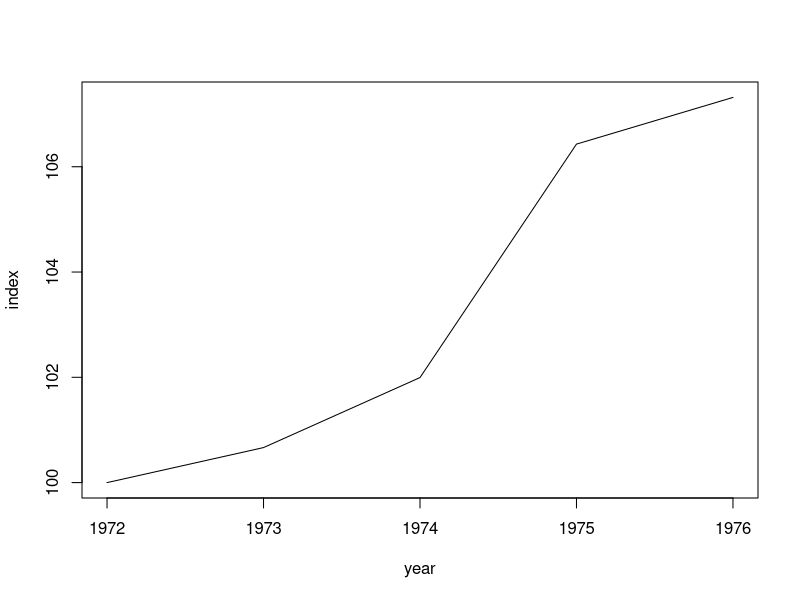
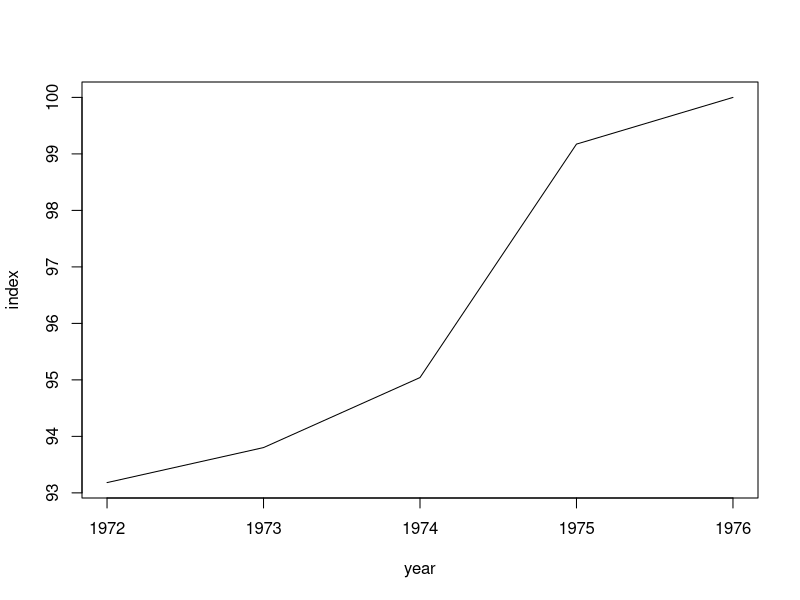

Source code (R) for these figures, in order:


#-------------------------------------------------------------------------------
# Kompendium om index
#-------------------------------------------------------------------------------
# se: https://liuonline.sharepoint.com/:b:/r/sites/Lisam_732G52_2024HT_GU/CourseDocuments/N%C3%A5got%20om%20Index.pdf?csf=1&web=1&e=VgTXES

# nedan visas lösningar till uppgifterna 1, 3 och 4 i R-kod.
# testa att lösa dem själv med kod innan ni tittar nedan.








#-------------------------------------------------------------------------------
# Uppgift 1
#-------------------------------------------------------------------------------


year<-1972:1976
price<-c(225.5,227,230,240,242)
index<-price/price[1]*100

plot(year,index,t="l")

index<-price/price[5]*100
plot(year,index,t="l")


#-------------------------------------------------------------------------------
# Uppgift 3
#-------------------------------------------------------------------------------

year<-1988:1992

sales<-c(12505,12510,13750,14500,15080)
index<-c(100,105,107,110,113)

# vad ska vi göra?

step1<-sales/index
step2<-step1*107
step2


#-------------------------------------------------------------------------------
# Uppgift 4
#-------------------------------------------------------------------------------

year<-1990:1993
# vitvaror
sales1<-c(3.7,3.9,3.8,4.8)
# radio/TV
sales2<-c(4.9,5.2,6.4,5.2)
cbind(year,sales1,sales2)

# antal
belinda_count<-c(155,149,132,160)
fluxor_count<-c(273,281,288,230)

# årsmedelpris:
belinda_price<-c(6500,6700,6800,7000)
fluxor_price<-c(5200,5500,5700,5800)
cbind(year,belinda_count,belinda_price,fluxor_count,fluxor_price)


#-------------------------------------------------------------------------------
# a)
# beräkna sammansatt kedjeindex med årslänkar av Laspeyre-typ
# basår 1990


# vikter
# baseras på total försäljning

sales1[1]/(sales1[1]+sales2[1])
sales2[1]/(sales1[1]+sales2[1])

w1<-sales1[1:3]/(sales1[1:3]+sales2[1:3])
w2<-sales2[1:3]/(sales1[1:3]+sales2[1:3])
cbind(year,c(NA,w1),c(NA,w2))

weight1<-round(sales1[-4]/(sales1[-4]+sales2[-4]),3)

weight2<-round(sales2[-4]/(sales1[-4]+sales2[-4]),3)

belinda_price[2]/belinda_price[1]*weight1[1]*100+fluxor_price[2]/fluxor_price[1]*weight2[1]*100

# Laspeyre-länkar
links<-round((belinda_price[2:4]/belinda_price[1:3]*weight1 + fluxor_price[2:4]/fluxor_price[1:3]*weight2)*100,2)

# beräkna index???
index<-round(c(100,cumprod(links/100)*100),2)
#cumsum(1:5)
#cumprod(1:5)
#links[1]/100*links[2]
cbind(year,index)

#-------------------------------------------------------------------------------
# b)
sales_tot<-sales1+sales2
cbind(year,sales_tot)
index<-c(100,104.6,107.5,109.8)

round(sales_tot/index*index[2],2)



